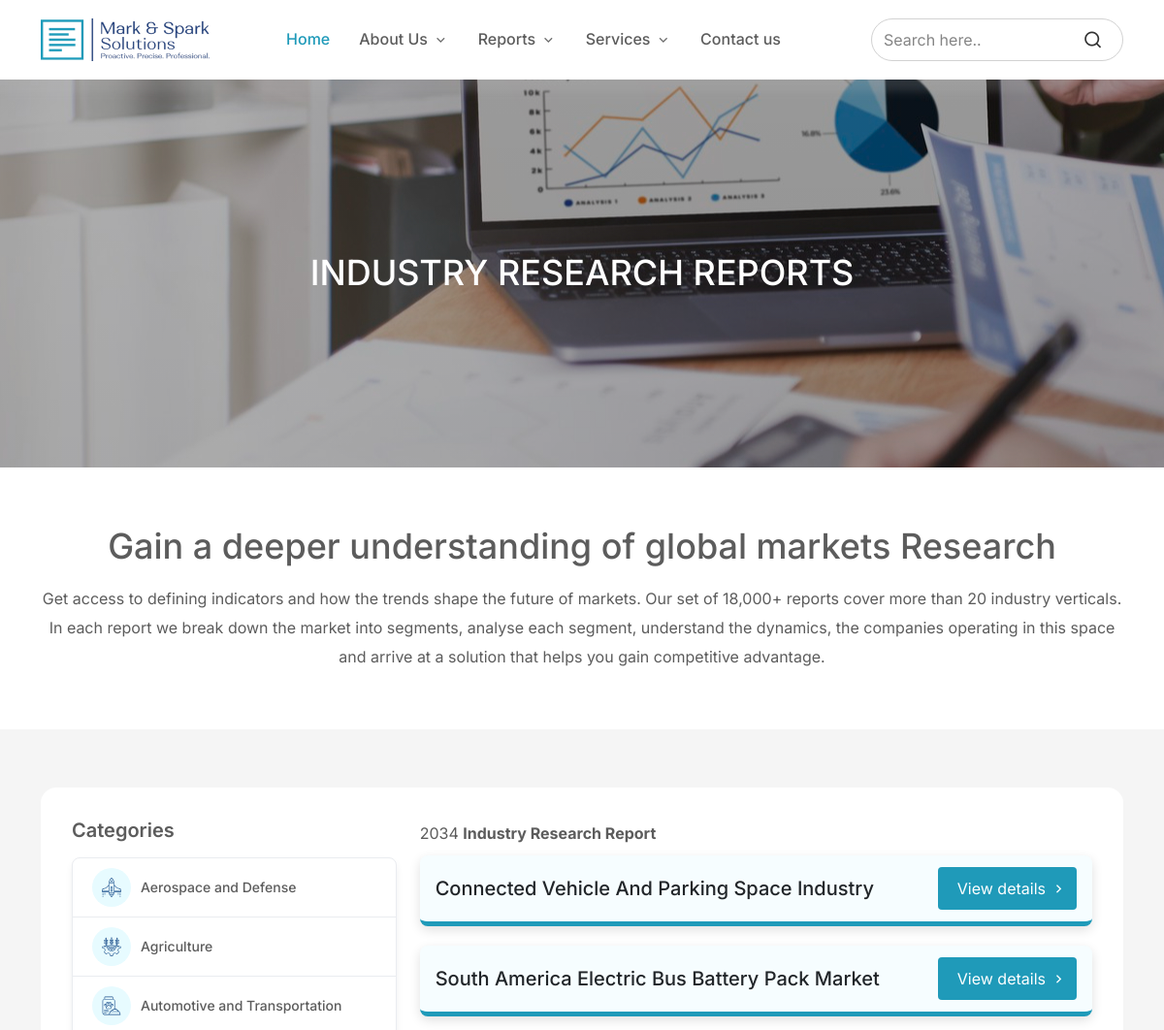
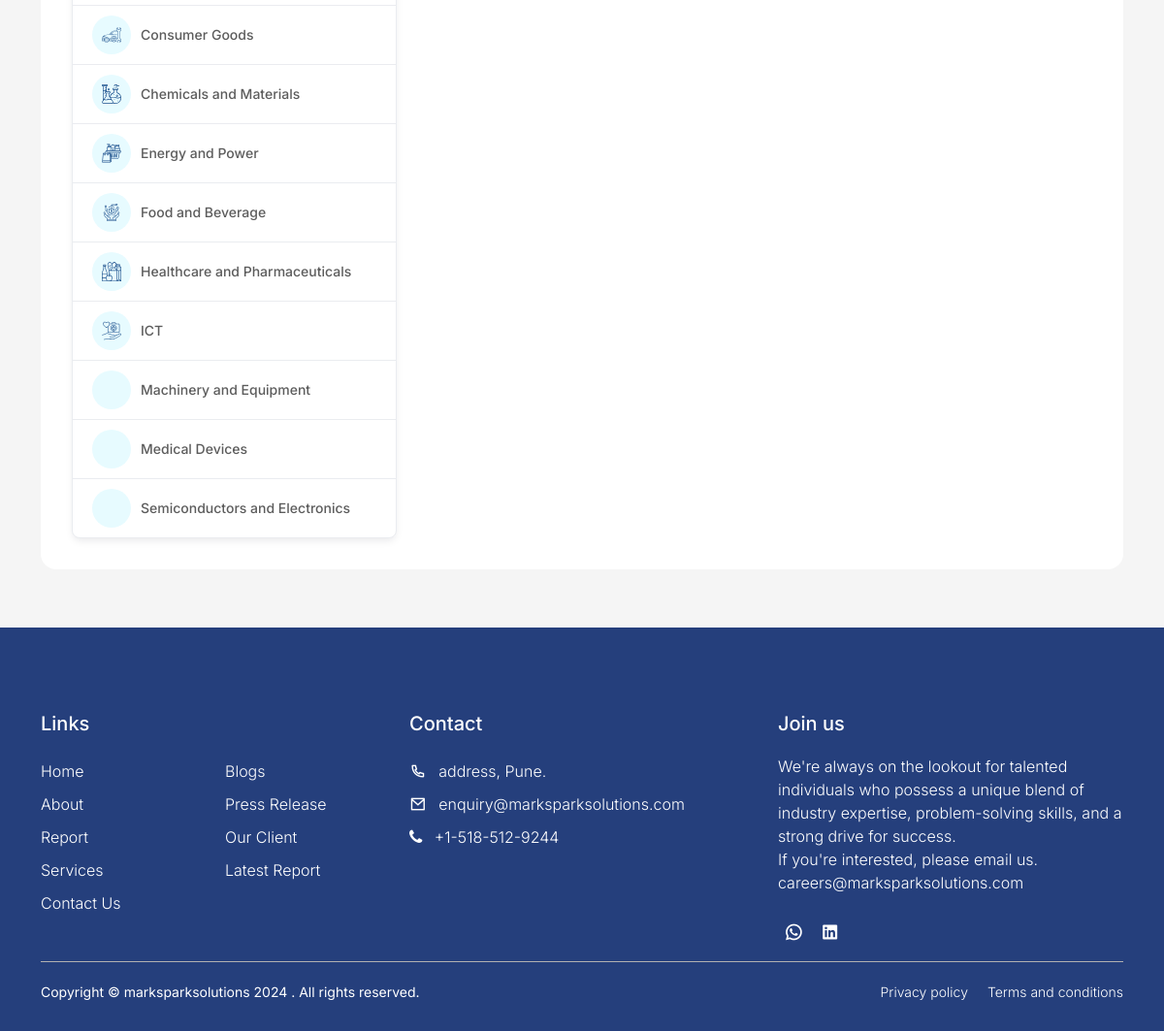
/web/reportsCatwise/Automotive-and-Transportation/3, run on the app's committed database (2 pictures, top to bottom).
### tables this page shows
CREATE TABLE `tbl_report_categories` (
  `report_category_id` int(11) NOT NULL,
  `report_category_name` varchar(300) NOT NULL,
  `status` enum('Active','Inactive') NOT NULL DEFAULT 'Active',
  `created` datetime NOT NULL DEFAULT current_timestamp(),
  `modified` datetime NOT NULL DEFAULT current_timestamp() ON UPDATE current_timestamp()
);

CREATE TABLE `tbl_report_category_list` (
  `report_category_list_id` int(11) NOT NULL,
  `report_category_id` int(11) NOT NULL,
  `report_category_list_name` varchar(300) NOT NULL,
  `report_category_list_download` varchar(300) NOT NULL,
  `status` enum('Active','Inactive') NOT NULL DEFAULT 'Active',
  `created` datetime NOT NULL DEFAULT current_timestamp() ON UPDATE current_timestamp(),
  `modified` datetime NOT NULL DEFAULT current_timestamp() ON UPDATE current_timestamp()
);

### application/controllers/Web.php (called while the page is built, shortened)
<?php
class Web extends CI_Controller {
    public function __construct() {
        $this->load->helper('url');
        $this->load->model('frontweb/reportcategoryweb_model');
    }
    public function reportsCatwise($reportcategory_name, $reportcategory_id) {
          $data["reportcategoriesweb"] = $this->reportcategoryweb_model->getReportCategoryWeb();
          $data["reportcategorieslistwebcatwise"] = $this->reportcategoryweb_model->getReportCategoryListWebCatid($reportcategory_id);
          $this->load->view('website_pages/templates/header', $data);
          $this->load->view('website_pages/reports_categorywise', $data);
          $this->load->view('website_pages/templates/footer');
    }
}

### index.php (called while the page is built, shortened)
<?php
require_once BASEPATH.'core/CodeIgniter.php';

### application/models/frontweb/Reportcategoryweb_model.php (called while the page is built, shortened)
<?php
class Reportcategoryweb_model extends CI_model {
    public function getReportCategoryWeb() {
        try {
            $this->db->select('*');
            $this->db->from('tbl_report_categories');
            $selquery = $this->db->get();
            if($this->db->affected_rows() > 0) {
               return $selquery->result_array();
             } else {
               return false;
            }
        } catch (Exception $ex) {
            error_log($ex->getTraceAsString());
            echo $ex->getTraceAsString();
            return false;
        }
    }
     public function getReportCategoryListWebCatid($reportcategory_id) {
        try {
            $this->db->select('*');
            $this->db->from('tbl_report_category_list');
            $this->db->where('report_category_id', $reportcategory_id);
            $selquery = $this->db->get();
            if($this->db->affected_rows() > 0) {
               return $selquery->result_array();
             } else {
               return false;
            }
        } catch (Exception $ex) {
            error_log($ex->getTraceAsString());
            echo $ex->getTraceAsString();
            return false;
        }
    }
}

### application/views/website_pages/reports_categorywise.php (the view, shortened to what this page needs)
<main class="main-section-page report-page">
      <section class="inner_banner">
        <div class="container">
            <div class="row justify-content-center">
                <div class="col-sm-8">
                    <div class="innerbanner_caption text-center">
                        <h1 class="text-white">INDUSTRY RESEARCH REPORTS</h1>
                    </div>
                </div>
            </div>
        </div>
      </section>
      <section>
        <div class="container">
        <div class="main_heading text-center mb-3">
            <h2>Gain a deeper understanding of global markets Research</h2>
        </div>
        <p class="text-center">Get access to defining indicators and how the trends shape the future of markets. Our set of 18,000+ reports cover more than 20 industry verticals.
            In each report we break down the market into segments, analyse each segment, understand the dynamics, the companies operating in this space and arrive at a solution that helps you gain competitive advantage.
        </p>
        </div>
      </section>
      <section class="reports_sec">
        <div class="container">
            <div class="row justify-content-center">
                <div class="col-sm-12">
                    <div class="reports_wraper">
                        <div class="row gy-4">
                            <div class="col-sm-4">
                                <div class="categories">
                                    <h4 class="cat_title">Categories</h4>
                                    <ul class="cat_list">
                                        <?php
                                        $i = 1;
                                            if(!empty($reportcategoriesweb)) {
                                              foreach($reportcategoriesweb as $row) {
                                                $imgsrc = base_url("website-assets/images/icons/cat-icon-".$i.".svg");
                                        ?>
                                        <li>
                                            <a href="<?php echo base_url('web/reportsCatwise/'); ?><?php echo str_replace(" ", "-", $row["report_category_name"]);?>/<?php echo $row["report_category_id"]; ?>" target="_blank">
                                                <div class="cat_icon">
                                                    <img src="<?php echo $imgsrc; ?>" alt="">
                                                </div>
                                                <p><?php echo $row["report_category_name"];?></p>
                                            </a>
                                        </li>
                                        <?php $i++; } } ?>
                                    </ul>
                                </div>
                            </div>
                            <div class="col-sm-8">
                            <p>2034 <b>Industry Research Report</b></p>
                                <div class="reports_list">
                                    <?php
                                        if(!empty($reportcategorieslistwebcatwise)) {
                                              foreach($reportcategorieslistwebcatwise as $row) {
                                        ?>
                                    <div class="reportlist_item">
                                        <h5><?php echo $row["report_category_list_name"];?></h5>
                                        <a href="<?php echo base_url('web/report_details/'); ?><?php echo $row["report_category_list_id"]; ?>" class="custom_btn">View details<i class="ri-arrow-right-s-line"></i></a>
                                    </div>
                                    <?php } } ?>
                                </div>
                            </div>
                        </div>
                    </div>
                </div>
            </div>
        </div>
      </section>
    </main>

### website-assets/css/style.css (style rules this page uses)
* { padding: 0px; margin: 0px; }
body { font-family: "Inter", sans-serif; }
main { position: relative; margin-top: 80px; }
:root { --theme_blue: #1f9ab9; --theme_dark_blue: #253f7c; --theme_para_color: #333333cc; --bg_light: #f0f9fb; }
a { text-decoration: none; display: inline-block; }
ul { padding: 0px; margin: 0px; }
ul li { list-style: none; line-height: 21px; color: #6e6e6e; }
h1, h2, h3, h4, h5, h6 { margin: 0px; }
h2 { font-size: 32px; font-weight: 700; line-height: 40px; font-family: var(--font_libre); color: var(--heading_color); }
h4 { color: var(--theme_para_color); font-size: 20px; font-weight: 600; }
p { font-size: 16px; font-weight: 400; line-height: 30px; text-align: justify; color: var(--theme_para_color); margin: 0px; }
section { padding: 60px 0px; }
.custom_btn { background-color: var(--theme_dark_blue); padding: 12px 45px 12px 25px; color: #fff; border-radius: 4px; line-height: 24px; font-weight: 400; transition: 0.5s; position: relative; border: none; }
.custom_btn i { position: absolute; transition: 0.3s; top: 50%; transform: translateY(-50%); right: 20px; }
.main_heading { margin-bottom: 40px; }
.main_heading h2 { font-size: 36px; font-weight: 500; line-height: 43.57px; color: var(--theme_para_color); }
.inner_banner { background: linear-gradient(rgb(0 0 0 / 30%), rgb(0 0 0 / 33%)), url(../images/consulting-banner.jpg) no-repeat center; margin-top: 82px; height: 400px; display: flex; align-items: center; position: relative; isolation: isolate; }
.innerbanner_caption h1 { font-size: 36px; font-weight: 500; line-height: 43.57px; }
.reports_sec { background: #f5f5f5; }
.reports_wraper { padding: 32px; background: #fff; border-radius: 16px; }
.cat_list li a { display: flex; padding: 10px 20px; border-bottom: 1px solid #eaecf0; gap: 10px; align-items: center; }
.cat_icon { width: 40px; height: 40px; background: #e7fbff; border-radius: 50%; display: flex; align-items: center; justify-content: center; }
.cat_list li a p { flex: 1; font-size: 14px; font-weight: 500; line-height: 20px; text-align: left; padding: 5px 0px; }
.cat_list { box-shadow: 0px 4px 8px -2px #1018281a; border: 1px solid #eaecf0; border-radius: 8px; overflow: hidden; background: #fff; }
.cat_list li:last-child a { border-bottom: none; }
.cat_title { margin-bottom: 16px; }
.reportlist_item { display: flex; justify-content: space-between; background: #f6fdff; border-bottom: 5px solid #1f9ab9; padding: 12px 16px; box-shadow: 0px 4px 12px 0px #0000001f; border-radius: 8px; align-items: center; flex-flow: wrap; gap: 15px; }
.reports_list { display: grid; gap: 20px; margin-top: 8px; }
.categories { position: sticky; top: 0; }
.reportlist_item .custom_btn { background-color: var(--theme_blue); padding: 10px 32px 10px 20px; }
.reportlist_item .custom_btn i { right: 10px; }

### data on the page
tbl_report_categories: shows a picture, report_category_name "Aerospace and Defense"
tbl_report_categories: shows a picture, report_category_name "Agriculture"
tbl_report_categories: shows a picture, report_category_name "Automotive and Transportation"
tbl_report_categories: shows a picture, report_category_name "Consumer Goods"
tbl_report_categories: shows a picture, report_category_name "Chemicals and Materials"
tbl_report_categories: shows a picture, report_category_name "Energy and Power"
tbl_report_categories: shows a picture, report_category_name "Food and Beverage"
tbl_report_categories: shows a picture, report_category_name "Healthcare and Pharmaceuticals"
tbl_report_categories: shows a picture, report_category_name "ICT"
tbl_report_categories: report_category_name "Machinery and Equipment"
tbl_report_categories: report_category_name "Medical Devices"
tbl_report_categories: report_category_name "Semiconductors and Electronics"
tbl_report_category_list: report_category_list_name "Connected Vehicle And Parking Space Industry"
tbl_report_category_list: report_category_list_name "South America Electric Bus Battery Pack Market"
